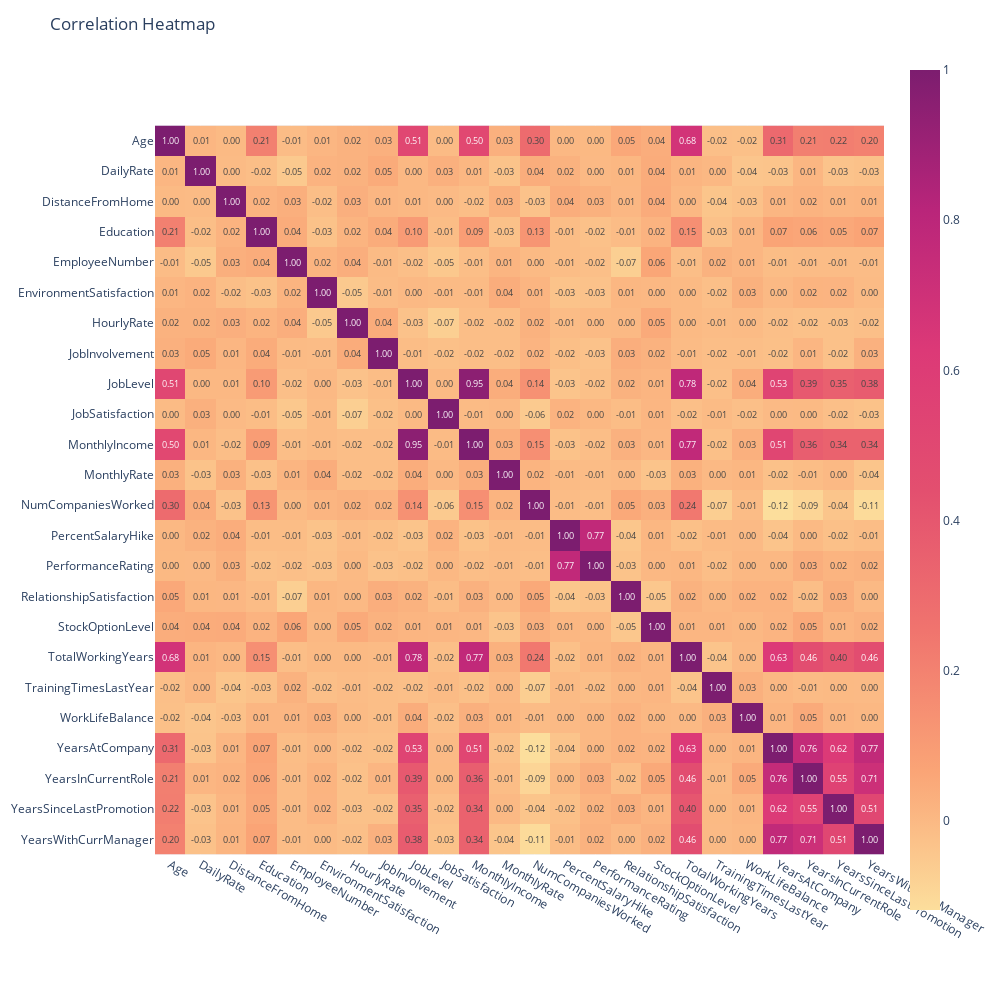

The cell this chart's notebook holds for it:
### Markdown cell above
## Data Visualization

### Code cell
# Selecting only the numeric columns
numeric_columns = df.select_dtypes(include='number')

# Creating the heatmap
fig = px.imshow(numeric_columns.corr(), text_auto='.2f',  color_continuous_scale='sunsetdark')
#fig = px.imshow(numeric_columns.corr(), text_auto='.2f',  color_continuous_scale='YlOrRd')
# Updating the layout
fig.update_layout(
    title="Correlation Heatmap",
    width=1000,
    height=1000
)


fig.show()

### Figure 1 — Plotly figure (JSON) as saved in the notebook; plotly's stock layout.template omitted (floating-point values rounded to 4 significant figures; data arrays with more than 128 entries replaced by an {"elided": "..."} marker saying what was removed)
{"data": [{"coloraxis": "coloraxis", "name": "0", "texttemplate": "%{z:.2f}", "x": ["Age", "DailyRate", "DistanceFromHome", "Education", "EmployeeNumber", "EnvironmentSatisfaction", "HourlyRate", "JobInvolvement", "JobLevel", "JobSatisfaction", "MonthlyIncome", "MonthlyRate", "NumCompaniesWorked", "PercentSalaryHike", "PerformanceRating", "RelationshipSatisfaction", "StockOptionLevel", "TotalWorkingYears", "TrainingTimesLastYear", "WorkLifeBalance", "YearsAtCompany", "YearsInCurrentRole", "YearsSinceLastPromotion", "YearsWithCurrManager"], "y": ["Age", "DailyRate", "DistanceFromHome", "Education", "EmployeeNumber", "EnvironmentSatisfaction", "HourlyRate", "JobInvolvement", "JobLevel", "JobSatisfaction", "MonthlyIncome", "MonthlyRate", "NumCompaniesWorked", "PercentSalaryHike", "PerformanceRating", "RelationshipSatisfaction", "StockOptionLevel", "TotalWorkingYears", "TrainingTimesLastYear", "WorkLifeBalance", "YearsAtCompany", "YearsInCurrentRole", "YearsSinceLastPromotion", "YearsWithCurrManager"], "z": {"elided": "24x24 float values"}, "type": "heatmap", "xaxis": "x", "yaxis": "y", "hovertemplate": "x: %{x}<br>y: %{y}<br>color: %{z}<extra></extra>"}], "layout": {"xaxis": {"anchor": "y", "domain": [0, 1], "scaleanchor": "y", "constrain": "domain"}, "yaxis": {"anchor": "x", "domain": [0, 1], "autorange": "reversed", "constrain": "domain"}, "coloraxis": {"colorscale": [[0, "rgb(252, 222, 156)"], [0.1667, "rgb(250, 164, 118)"], [0.3333, "rgb(240, 116, 110)"], [0.5, "rgb(227, 79, 111)"], [0.6667, "rgb(220, 57, 119)"], [0.8333, "rgb(185, 37, 122)"], [1, "rgb(124, 29, 111)"]]}, "margin": {"t": 60}, "title": {"text": "Correlation Heatmap"}, "width": 1000, "height": 1000}}
